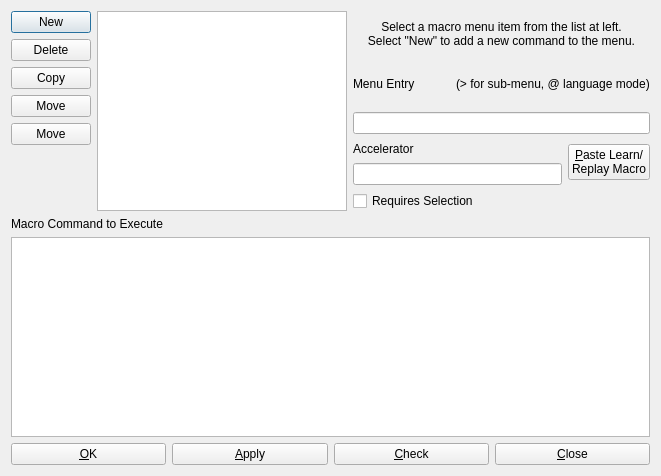
<?xml version="1.0" encoding="UTF-8"?>
<ui version="4.0">
 <class>DialogMacros</class>
 <widget class="QDialog" name="DialogMacros">
  <property name="geometry">
   <rect>
    <x>0</x>
    <y>0</y>
    <width>661</width>
    <height>476</height>
   </rect>
  </property>
  <property name="windowTitle">
   <string>Macro Commands</string>
  </property>
  <layout class="QVBoxLayout" name="verticalLayout_3">
   <item>
    <layout class="QHBoxLayout" name="horizontalLayout_4">
     <item>
      <layout class="QHBoxLayout" name="horizontalLayout">
       <item>
        <layout class="QVBoxLayout" name="verticalLayout">
         <item>
          <widget class="QPushButton" name="buttonNew">
           <property name="text">
            <string>New</string>
           </property>
           <property name="icon">
            <iconset theme="document-new">
             <normaloff>.</normaloff>.</iconset>
           </property>
          </widget>
         </item>
         <item>
          <widget class="QPushButton" name="buttonDelete">
           <property name="text">
            <string>Delete</string>
           </property>
           <property name="icon">
            <iconset theme="edit-delete">
             <normaloff>.</normaloff>.</iconset>
           </property>
          </widget>
         </item>
         <item>
          <widget class="QPushButton" name="buttonCopy">
           <property name="text">
            <string>Copy</string>
           </property>
           <property name="icon">
            <iconset theme="edit-copy">
             <normaloff>.</normaloff>.</iconset>
           </property>
          </widget>
         </item>
         <item>
          <widget class="QPushButton" name="buttonUp">
           <property name="text">
            <string>Move</string>
           </property>
           <property name="icon">
            <iconset theme="go-up">
             <normaloff>.</normaloff>.</iconset>
           </property>
          </widget>
         </item>
         <item>
          <widget class="QPushButton" name="buttonDown">
           <property name="text">
            <string>Move</string>
           </property>
           <property name="icon">
            <iconset theme="go-down">
             <normaloff>.</normaloff>.</iconset>
           </property>
          </widget>
         </item>
         <item>
          <spacer name="verticalSpacer">
           <property name="orientation">
            <enum>Qt::Vertical</enum>
           </property>
           <property name="sizeHint" stdset="0">
            <size>
             <width>20</width>
             <height>40</height>
            </size>
           </property>
          </spacer>
         </item>
        </layout>
       </item>
       <item>
        <widget class="QListWidget" name="listItems"/>
       </item>
      </layout>
     </item>
     <item>
      <layout class="QVBoxLayout" name="verticalLayout_2">
       <item>
        <widget class="QLabel" name="label">
         <property name="text">
          <string>Select a macro menu item from the list at left.
Select &quot;New&quot; to add a new command to the menu.</string>
         </property>
         <property name="alignment">
          <set>Qt::AlignCenter</set>
         </property>
        </widget>
       </item>
       <item>
        <layout class="QHBoxLayout" name="horizontalLayout_3">
         <item>
          <widget class="QLabel" name="label_3">
           <property name="text">
            <string>Menu Entry</string>
           </property>
          </widget>
         </item>
         <item>
          <spacer name="horizontalSpacer">
           <property name="orientation">
            <enum>Qt::Horizontal</enum>
           </property>
           <property name="sizeHint" stdset="0">
            <size>
             <width>40</width>
             <height>20</height>
            </size>
           </property>
          </spacer>
         </item>
         <item>
          <widget class="QLabel" name="label_2">
           <property name="text">
            <string>(&gt; for sub-menu, @ language mode)</string>
           </property>
          </widget>
         </item>
        </layout>
       </item>
       <item>
        <widget class="QLineEdit" name="editName"/>
       </item>
       <item>
        <layout class="QGridLayout" name="gridLayout">
         <item row="1" column="0">
          <widget class="KeySequenceEdit" name="editAccelerator"/>
         </item>
         <item row="0" column="0">
          <widget class="QLabel" name="label_4">
           <property name="text">
            <string>Accelerator</string>
           </property>
          </widget>
         </item>
         <item row="0" column="1" rowspan="2">
          <widget class="QPushButton" name="buttonPasteLRMacro">
           <property name="text">
            <string>&amp;Paste Learn/
Replay Macro</string>
           </property>
          </widget>
         </item>
        </layout>
       </item>
       <item>
        <widget class="QCheckBox" name="checkRequiresSelection">
         <property name="text">
          <string>Requires Selection</string>
         </property>
        </widget>
       </item>
      </layout>
     </item>
    </layout>
   </item>
   <item>
    <widget class="QLabel" name="label_6">
     <property name="text">
      <string>Macro Command to Execute</string>
     </property>
    </widget>
   </item>
   <item>
    <widget class="QPlainTextEdit" name="editMacro">
     <property name="font">
      <font>
       <family>Monospace</family>
      </font>
     </property>
    </widget>
   </item>
   <item>
    <layout class="QHBoxLayout" name="horizontalLayout_2">
     <item>
      <widget class="QPushButton" name="buttonOK">
       <property name="text">
        <string>&amp;OK</string>
       </property>
       <property name="icon">
        <iconset theme="dialog-ok">
         <normaloff>.</normaloff>.</iconset>
       </property>
      </widget>
     </item>
     <item>
      <widget class="QPushButton" name="buttonApply">
       <property name="text">
        <string>&amp;Apply</string>
       </property>
       <property name="icon">
        <iconset theme="dialog-ok-apply">
         <normaloff>.</normaloff>.</iconset>
       </property>
      </widget>
     </item>
     <item>
      <widget class="QPushButton" name="buttonCheck">
       <property name="text">
        <string>&amp;Check</string>
       </property>
      </widget>
     </item>
     <item>
      <widget class="QPushButton" name="buttonClose">
       <property name="text">
        <string>&amp;Close</string>
       </property>
       <property name="icon">
        <iconset theme="dialog-close">
         <normaloff>.</normaloff>.</iconset>
       </property>
      </widget>
     </item>
    </layout>
   </item>
  </layout>
 </widget>
 <customwidgets>
  <customwidget>
   <class>KeySequenceEdit</class>
   <extends>QLineEdit</extends>
   <header>KeySequenceEdit.h</header>
  </customwidget>
 </customwidgets>
 <resources/>
 <connections>
  <connection>
   <sender>buttonClose</sender>
   <signal>clicked()</signal>
   <receiver>DialogMacros</receiver>
   <slot>reject()</slot>
   <hints>
    <hint type="sourcelabel">
     <x>578</x>
     <y>447</y>
    </hint>
    <hint type="destinationlabel">
     <x>562</x>
     <y>475</y>
    </hint>
   </hints>
  </connection>
 </connections>
</ui>
